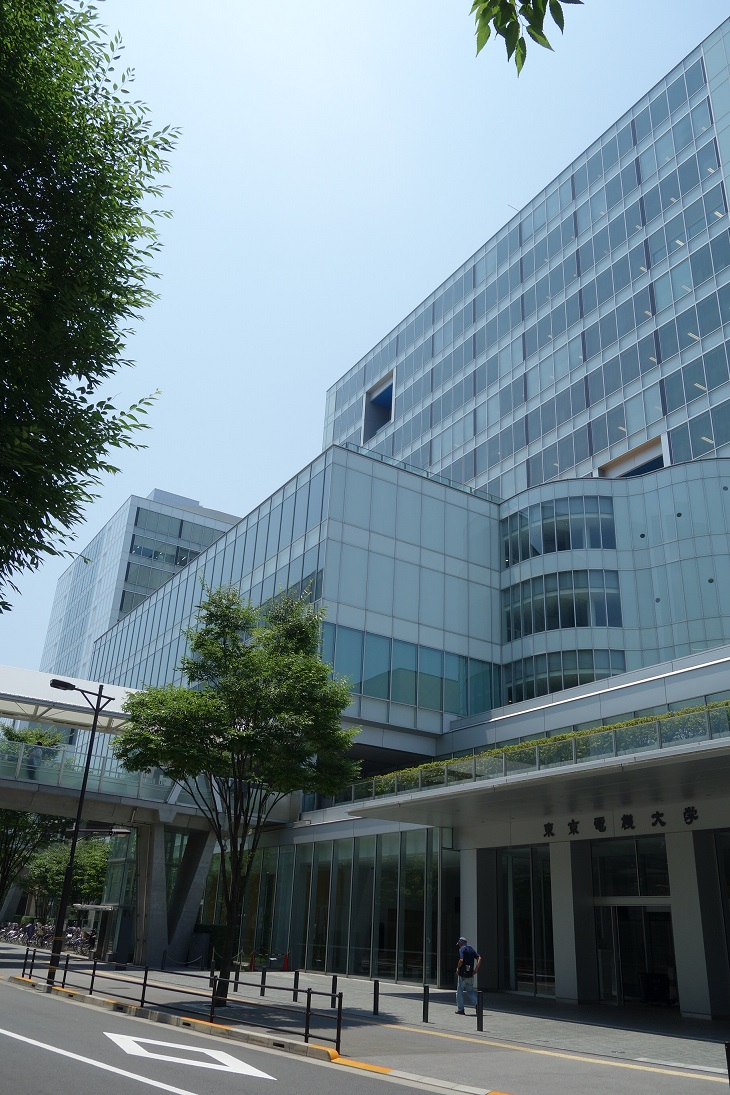
%> input picture TDU.JPG, 730 x 1095 px
$ octave report01.m   (GNU Octave 9; MATLAB toolbox functions it lacks are replaced by stand-ins)
%> lines starting %> are read from the running program, lines starting %| are printed output that depends on the picture; in (x1, y1, x2, y2) boxes, pixels count from 0 and x2, y2 are one past the last pixel; in counts of white or black regions, pixels touching at a corner belong together; the program's own positions count from 1
clear; % 変数のオールクリア

%% 原画像の入力及び表示
ORG=imread('TDU.JPG'); % 原画像の入力
%> ORG is the input picture: size 1095x730x3 uint8; mean R, G, B 109.4, 127.7, 135.7
imagesc(ORG); axis image; % 画像の表示
pause; % 一時停止

%% カラー画像を白黒濃淡画像へ変換
ORG=rgb2gray(ORG); % カラー画像を白黒濃淡画像へ変換
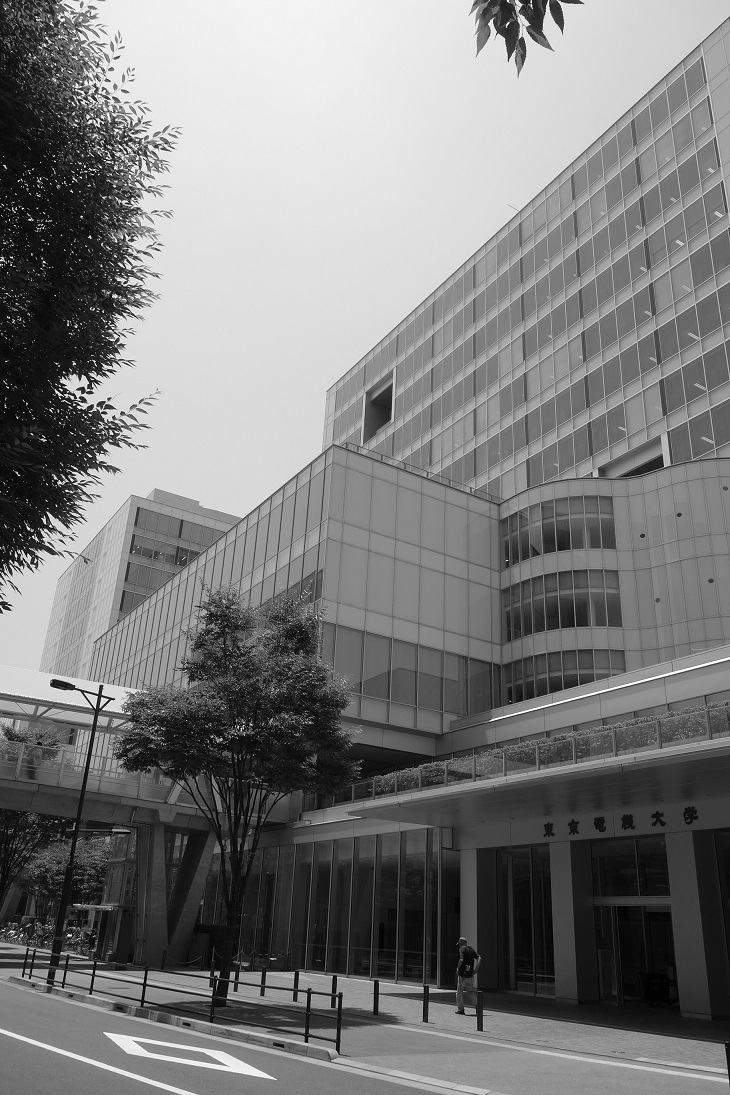
%> ORG: size 1095x730 uint8; min 0, max 255, mean 123.1
imagesc(ORG); colormap(gray); colorbar;% 変換後の画像を表示
imwrite(ORG, 'TDU_gray.JPG');% 変換後の画像に名前をつけて保存
pause; % 一時停止

%% グローバルしきい値を使用したイメージの 2 値化
I = imread('TDU_gray.JPG'); % グレースケール イメージをワークスペースに読み取り
%> I: size 1095x730 uint8; min 0, max 255, mean 123.1; mean of the top-left, top-right, bottom-left and bottom-right quarters 163.7, 159.2, 89.9, 79.9
BW = imbinarize(I);% イメージをバイナリ イメージに変換
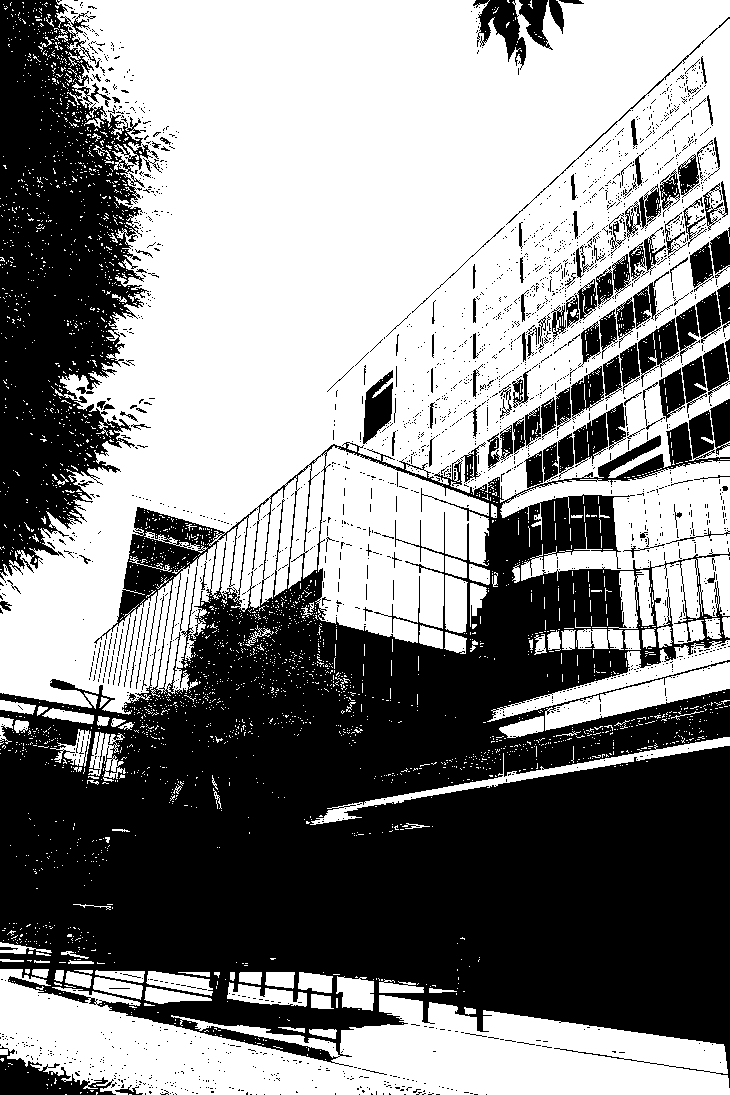
%> BW: size 1095x730 logical; 53.8% white; 2209 black regions (2060 under 20 px), largest, box (x1, y1, x2, y2) and area: (0, 410, 730, 1088) 274615, (0, 0, 159, 583) 54594, (0, 1046, 116, 1095) 2526

figure
imshowpair(I,BW,'montage')%元のイメージの横にバイナリ バージョンを表示
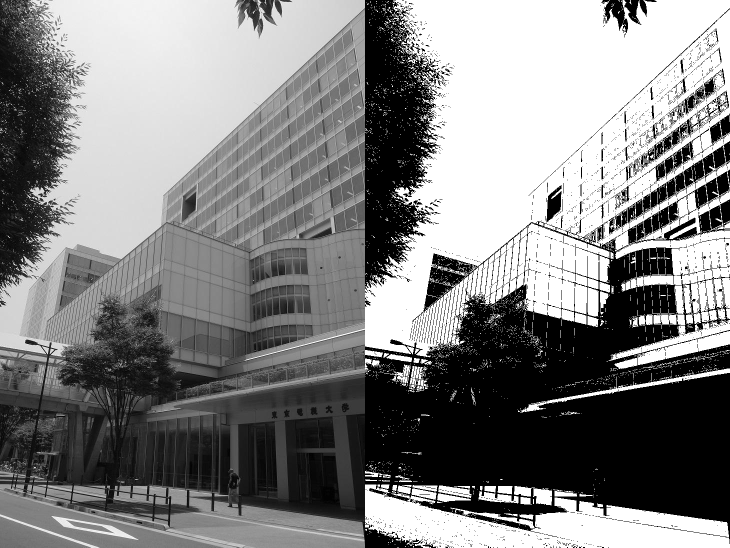
%> displayed picture: size 1095x1460, on the screen's scale of 0 to 255 (shown at 1/2 size); min 0, max 255, mean 130.2
pause; % 一時停止

%% 局所的な適応しきい値処理を使用したイメージの 2 値化
I = imread('TDU_gray.JPG'); % グレースケール イメージをワークスペースに読み取り
BW = imbinarize(I, 'adaptive'); % グレースケール イメージをバイナリ イメージに変換
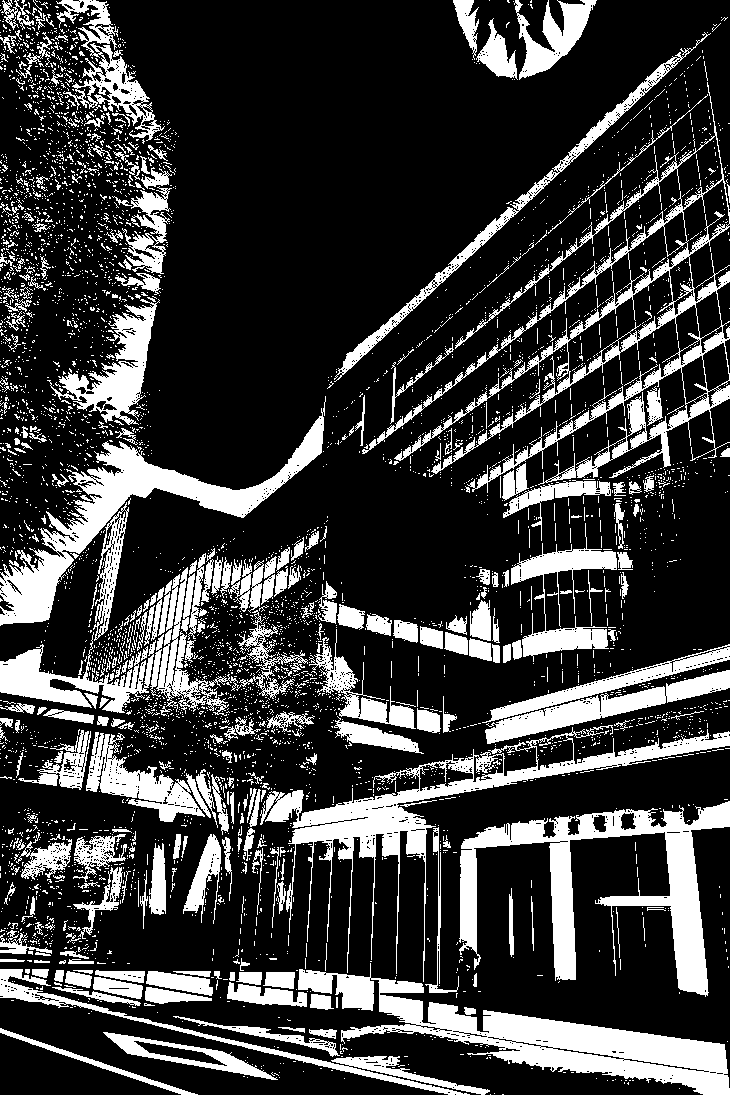
%> BW: size 1095x730 logical; 23% white; 4734 white regions (4404 under 20 px), largest, box (x1, y1, x2, y2) and area: (298, 963, 730, 1095) 16564, (362, 82, 730, 493) 15981, (459, 801, 730, 997) 14848

figure
imshowpair(I,BW,'montage')% 元のイメージとバイナリ バージョンを並べて表示
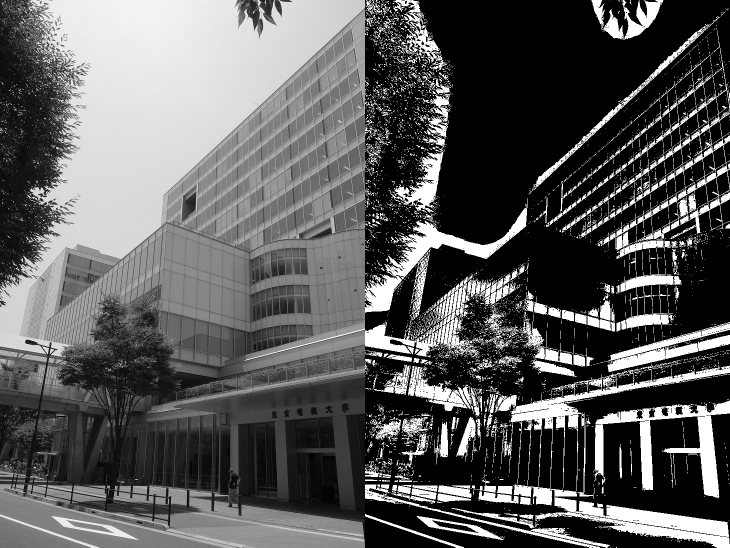
%> displayed picture: size 1095x1460, on the screen's scale of 0 to 255 (shown at 1/2 size); min 0, max 255, mean 90.9
pause; % 一時停止

$ run again, with Document.JPG copied over TDU.JPG
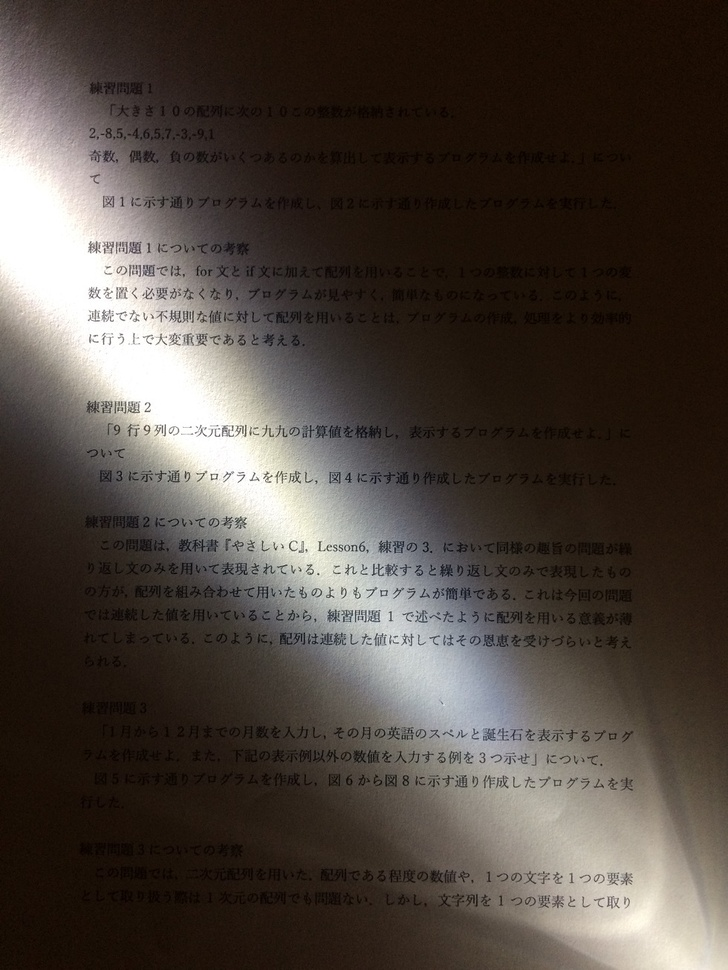
%> input picture Document.JPG, 728 x 970 px, shrunk from 980 x 1306 before the run
%> ORG is the input picture: size 970x728x3 uint8; mean R, G, B 77.2, 68.5, 61.7
%> ORG: size 970x728 uint8
%> `BW = imbinarize(I);`:
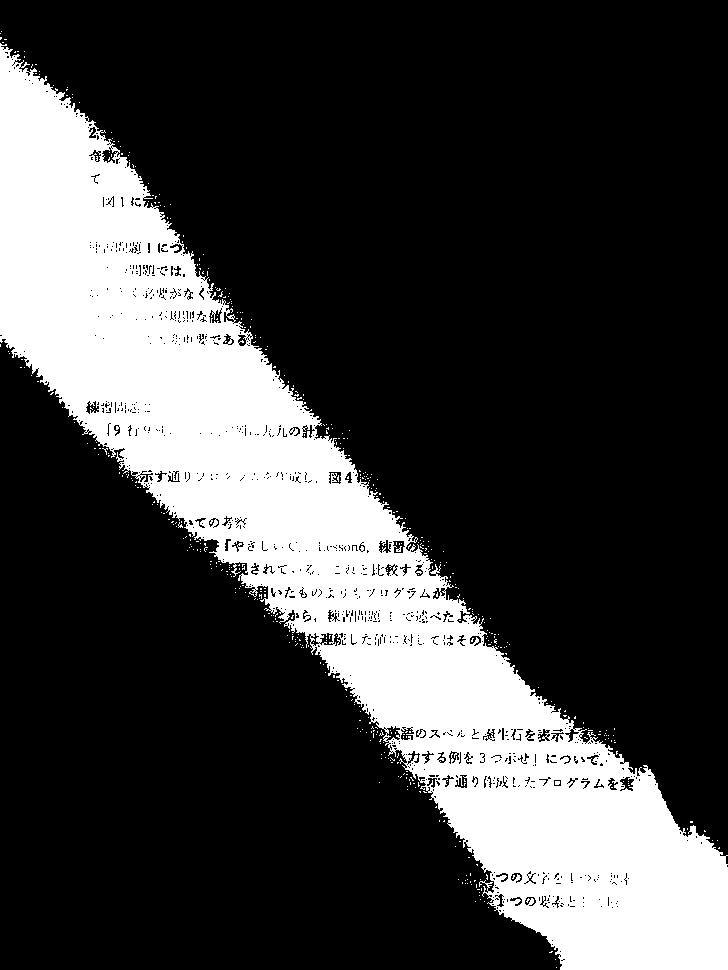
%> BW: size 970x728 logical; 24.1% white; 484 white regions (483 under 20 px), largest, box (x1, y1, x2, y2) and area: (0, 43, 728, 970) 169321
%> `imshowpair(I,BW,'montage')`:
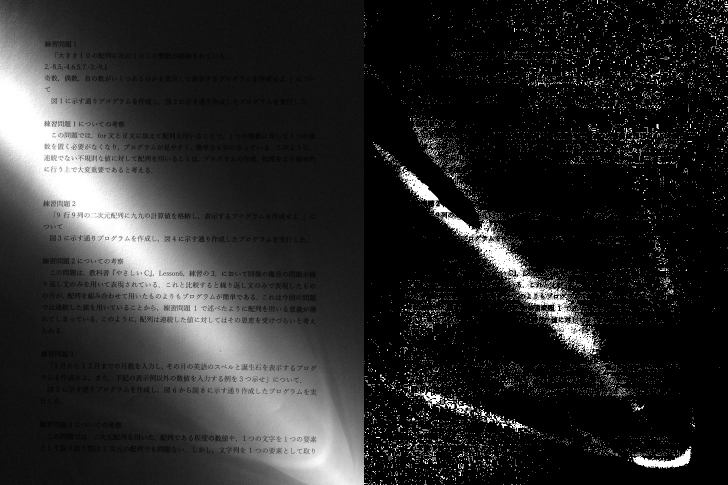
%> displayed picture: size 970x1456, on the screen's scale of 0 to 255 (shown at 1/2 size); min 0, max 255, mean 42.3
